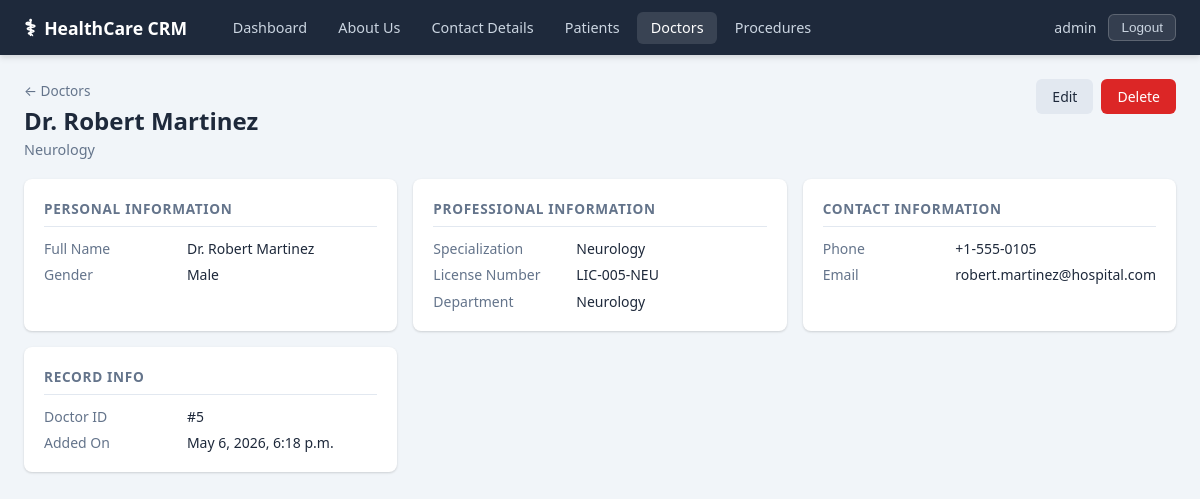
/doctors/5/ (signed in), run on the app's committed database.
### apps/core/models.py (models this page shows, shortened)
class Doctor(models.Model):
    GENDER_CHOICES = [('M', 'Male'), ('F', 'Female'), ('O', 'Other')]
    first_name = models.CharField(max_length=100)
    last_name = models.CharField(max_length=100)
    gender = models.CharField(max_length=1, choices=GENDER_CHOICES)
    specialization = models.CharField(max_length=150)
    license_number = models.CharField(max_length=50, unique=True)
    phone = models.CharField(max_length=20)
    email = models.EmailField(unique=True)
    department = models.ForeignKey(
        Department,
        on_delete=models.SET_NULL,
        null=True,
        blank=True,
        related_name='doctors',
    )
    created_at = models.DateTimeField(auto_now_add=True)
    class Meta:
        ordering = ['last_name', 'first_name']
    @property
    def full_name(self):
        return f'Dr. {self.first_name} {self.last_name}'

class Department(models.Model):
    name = models.CharField(max_length=100, unique=True)
    head_doctor = models.ForeignKey(
        'Doctor',
        on_delete=models.SET_NULL,
        null=True,
        blank=True,
        related_name='headed_department',
    )
    class Meta:
        ordering = ['name']
    def __str__(self):
        return self.name

### apps/core/views.py (the view)
# urls.py: path('doctors/<int:pk>/', views.doctor_detail, name='doctor_detail'),
@login_required
def doctor_detail(request, pk):
    doctor = get_object_or_404(Doctor.objects.select_related('department'), pk=pk)
    return render(request, 'doctors/detail.html', {'doctor': doctor})

### templates/doctors/detail.html (shortened to what this page needs)
{% extends 'base.html' %}
{% block content %}
<div class="page-header">
  <div>
    <a href="{% url 'doctor_list' %}" class="breadcrumb">&larr; Doctors</a>
    <h2>{{ doctor.full_name }}</h2>
    <p class="subtitle">{{ doctor.specialization }}</p>
  </div>
  <div class="header-actions">
    <a href="{% url 'doctor_edit' doctor.pk %}" class="btn btn-secondary">Edit</a>
    <a href="{% url 'doctor_delete' doctor.pk %}" class="btn btn-danger">Delete</a>
  </div>
</div>
<div class="detail-grid">
  <div class="detail-card">
    <h3>Personal Information</h3>
    <dl class="detail-list">
      <dt>Full Name</dt><dd>{{ doctor.full_name }}</dd>
      <dt>Gender</dt><dd>{{ doctor.get_gender_display }}</dd>
    </dl>
  </div>
  <div class="detail-card">
    <h3>Professional Information</h3>
    <dl class="detail-list">
      <dt>Specialization</dt><dd>{{ doctor.specialization }}</dd>
      <dt>License Number</dt><dd>{{ doctor.license_number }}</dd>
      <dt>Department</dt><dd>{{ doctor.department|default:"—" }}</dd>
    </dl>
  </div>
  <div class="detail-card">
    <h3>Contact Information</h3>
    <dl class="detail-list">
      <dt>Phone</dt><dd>{{ doctor.phone }}</dd>
      <dt>Email</dt><dd>{{ doctor.email }}</dd>
    </dl>
  </div>
  <div class="detail-card">
    <h3>Record Info</h3>
    <dl class="detail-list">
      <dt>Doctor ID</dt><dd>#{{ doctor.pk }}</dd>
      <dt>Added On</dt><dd>{{ doctor.created_at|date:"N j, Y, g:i a" }}</dd>
    </dl>
  </div>
</div>
{% endblock %}

### templates/base.html (shortened to what this page needs)
{% load static %}
<!DOCTYPE html>
<html lang="en">
<head>
  <link rel="stylesheet" href="{% static 'css/style.css' %}" />
</head>
<body>
  {% if user.is_authenticated %}
  <nav class="navbar">
    <div class="nav-brand">
      <span class="nav-icon">&#9877;</span>
      <a href="{% url 'dashboard' %}">HealthCare CRM</a>
    </div>
    <ul class="nav-links">
      <li><a href="{% url 'dashboard' %}" {% if request.resolver_match.url_name == 'dashboard' %}class="active"{% endif %}>Dashboard</a></li>
      <li><a href="{% url 'about_us' %}" {% if request.resolver_match.url_name == 'about_us' %}class="active"{% endif %}>About Us</a></li>
      <li><a href="{% url 'contact_details' %}" {% if request.resolver_match.url_name == 'contact_details' %}class="active"{% endif %}>Contact Details</a></li>
      <li><a href="{% url 'patient_list' %}" {% if 'patient' in request.resolver_match.url_name %}class="active"{% endif %}>Patients</a></li>
      <li><a href="{% url 'doctor_list' %}" {% if 'doctor' in request.resolver_match.url_name %}class="active"{% endif %}>Doctors</a></li>
      <li><a href="{% url 'procedure_list' %}" {% if 'procedure' in request.resolver_match.url_name %}class="active"{% endif %}>Procedures</a></li>
    </ul>
    <div class="nav-user">
      <span>{{ user.username }}</span>
      <form method="post" action="{% url 'logout' %}" style="display:inline;">
        <button type="submit" class="btn-logout">Logout</button>
      </form>
    </div>
  </nav>
  {% endif %}
  <main class="main-content">
    {% block content %}{% endblock %}
  </main>
</body>
</html>

### static/css/style.css (style rules this page uses)
*, *::before, *::after { box-sizing: border-box; margin: 0; padding: 0; }
:root { --color-primary: #2563eb; --color-primary-h: #1d4ed8; --color-danger: #dc2626; --color-danger-h: #b91c1c; --color-secondary: #64748b; --color-secondary-h:#475569; --color-success: #16a34a; --color-bg: #f1f5f9; --color-surface: #ffffff; --color-border: #e2e8f0; --color-text: #1e293b; --color-text-muted: #64748b; --color-nav-bg: #1e293b; --color-nav-text: #cbd5e1; --radius: 8px; --shadow: 0 1px 3px rgba(0,0,0,.1), 0 1px 2px rgba(0,0,0,.06); --shadow-md: 0 4px 6px rgba(0,0,0,.07), 0 2px 4px rgba(0,0,0,.06); --font: 'Segoe UI', system-ui, -apple-system, sans-serif; }
body { font-family: var(--font); background: var(--color-bg); color: var(--color-text); min-height: 100vh; }
a { color: var(--color-primary); text-decoration: none; }
.navbar { display: flex; align-items: center; gap: 2rem; background: var(--color-nav-bg); padding: .75rem 1.5rem; position: sticky; top: 0; z-index: 100; box-shadow: var(--shadow-md); }
.nav-brand { display: flex; align-items: center; gap: .5rem; font-size: 1.1rem; font-weight: 700; color: #fff; white-space: nowrap; }
.nav-brand a { color: #fff; text-decoration: none; }
.nav-icon { font-size: 1.4rem; }
.nav-links { display: flex; gap: .25rem; list-style: none; flex: 1; }
.nav-links a { color: var(--color-nav-text); padding: .4rem .85rem; border-radius: 6px; font-size: .9rem; text-decoration: none; transition: background .15s, color .15s; }
.nav-links a:hover, .nav-links a.active { background: rgba(255,255,255,.12); color: #fff; }
.nav-user { display: flex; align-items: center; gap: .75rem; color: var(--color-nav-text); font-size: .88rem; margin-left: auto; }
.btn-logout { background: rgba(255,255,255,.1); color: var(--color-nav-text); border: 1px solid rgba(255,255,255,.2); border-radius: 6px; padding: .3rem .75rem; cursor: pointer; font-size: .85rem; transition: background .15s; }
.main-content { max-width: 1200px; margin: 0 auto; padding: 1.5rem; }
.page-header { display: flex; align-items: flex-start; justify-content: space-between; margin-bottom: 1.25rem; gap: 1rem; }
.page-header h2 { font-size: 1.5rem; font-weight: 700; color: var(--color-text); }
.subtitle { color: var(--color-text-muted); font-size: .9rem; margin-top: .2rem; }
.breadcrumb { display: inline-block; color: var(--color-text-muted); font-size: .85rem; margin-bottom: .25rem; text-decoration: none; }
.header-actions { display: flex; gap: .5rem; flex-shrink: 0; }
.btn { display: inline-flex; align-items: center; gap: .35rem; padding: .5rem 1rem; border-radius: 6px; font-size: .875rem; font-weight: 500; cursor: pointer; border: none; text-decoration: none; transition: background .15s, box-shadow .15s; white-space: nowrap; }
.btn-secondary { background: #e2e8f0; color: var(--color-text); }
.btn-danger { background: var(--color-danger); color: #fff; }
.detail-grid { display: grid; grid-template-columns: repeat(auto-fit, minmax(280px, 1fr)); gap: 1rem; }
.detail-card { background: var(--color-surface); border-radius: var(--radius); box-shadow: var(--shadow); padding: 1.25rem; }
.detail-card h3 { font-size: .85rem; }
.detail-card h3 { border-bottom: 1px solid var(--color-border); font-weight: 600; text-transform: uppercase; letter-spacing: .05em; color: var(--color-text-muted); margin-bottom: .75rem; padding-bottom: .5rem; border-bottom: 1px solid var(--color-border); }
.detail-list { display: grid; grid-template-columns: 1fr 1.5fr; gap: .45rem 1rem; font-size: .875rem; }
.detail-list dt { color: var(--color-text-muted); font-weight: 500; }
.detail-list dd { color: var(--color-text); }

### data on the page
Doctor: full_name "Dr. Robert Martinez", specialization "Neurology", gender "Male", license_number "LIC-005-NEU", department "Neurology", phone "+1-555-0105", email "robert.martinez@hospital.com", pk "5", created_at "May 6, 2026, 6:18 p.m."

### other printed values
{{ user.username }} "admin"
